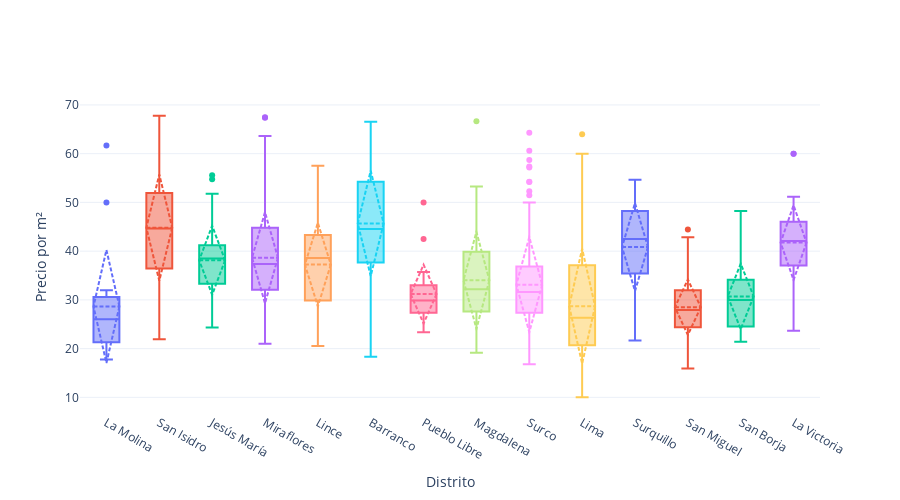

Notebook code cell kept with this figure:
### Code cell
import pandas as pd
import numpy as np
import plotly.graph_objects as go

# Supongamos que df_1 es el DataFrame con los datos cargados
# Filtrar solo los alquileres y precios razonables por m²
MIN_PRECIO_M2 = 10  # Precio mínimo por m² (ajustar según el contexto)
MAX_PRECIO_M2 = 100  # Precio máximo por m² (ajustar según el contexto)

# Filtrar solo los alquileres y precios razonables por m²
df_filtrado = df_1[(df_1["precio_m2"] >= MIN_PRECIO_M2) & (df_1["precio_m2"] <= MAX_PRECIO_M2)]

# Eliminar outliers en la columna 'precio_m2'
df_filtrado_sin_outliers = eliminar_outliers(df_filtrado, 'precio_m2')

# Crear el gráfico de cajas para los precios por m2 por distrito usando Plotly
fig = go.Figure()

# Agregar un gráfico de cajas para cada distrito
for distrito in df_filtrado_sin_outliers['distrito'].unique():
    # Filtrar los datos por distrito
    precios_distrito = df_filtrado_sin_outliers[df_filtrado_sin_outliers['distrito'] == distrito]['precio_m2']
    
    # Añadir la traza de cajas para este distrito
    fig.add_trace(go.Box(
        y=precios_distrito,
        name=distrito,
        boxmean='sd',  # Mostrar la media y la desviación estándar
        marker=dict(line=dict(color='black')),  # Color de la línea del gráfico,  # Color de la línea del gráfico
        showlegend=False  # Eliminar la leyenda
    ))

# Configurar el diseño del gráfico
fig.update_layout(
    title=None,#"Distribución de Precios por m² por Distrito (sin Outliers)",
    xaxis_title="Distrito",
    yaxis_title="Precio por m²",
    template="plotly_white",
    hovermode="x unified",
    width=900,
    height=500
)

# Mostrar el gráfico
fig.show()

# Guardar el gráfico como un archivo PDF
fig.write_image("results/Vivienda/boxplot_precios_m2_distrito.pdf")

### Figure 1 — Plotly figure (JSON) as saved in the notebook; plotly's stock layout.template omitted (floating-point values rounded to 4 significant figures; data arrays with more than 128 entries replaced by an {"elided": "..."} marker saying what was removed)
{"data": [{"boxmean": "sd", "marker": {"line": {"color": "black"}}, "name": "La Molina", "showlegend": false, "type": "box", "y": [22.45, 21.32, 26.58, 17.78, 19.62, 32, 26, 29.49, 61.67, 30.95, 20.59, 23.26, 21.34, 50, 26.67]}, {"boxmean": "sd", "marker": {"line": {"color": "black"}}, "name": "San Isidro", "showlegend": false, "type": "box", "y": [47.8, 26.67, 41.5, 42.12, 29.39, 52.54, 31.67, 31.3, 61.94, 44.44, 52, 65, 33.46, 26.67, 56.52, 32.86, 61.17, 48.57, 48.89, 23.96, 46.14, 50, 38.18, 34.67, 44.26, 48.68, 47.07, 44.44, 42.43, 48.44, 51.89, 60.71, 51.18, 28, 55, 42.03, 52.55, 50.71, 65, 31.52, 59.47, 34.55, 32.5, 42.22, 45, 37.14, 43.75, 23.86, 54.09, 46.81, 51.72, 45.87, 33.39, 64.58, 47.07, 44.44, 44.64, 47.87, 50, 65.85, 53.8, 37.75, 30, 48.29, 58.84, 44.54, 35.86, 58.5, 46.67, 34.81, 39.11, 41.03, 63.8, 46.67, 36.27, 21.93, 36.5, 30, 60.37, 36.67, 37.8, 39.5, 67.8, 41.03, 31.96, 50.79, 55.81, 41.43, 55.36]}, {"boxmean": "sd", "marker": {"line": {"color": "black"}}, "name": "Jesús María", "showlegend": false, "type": "box", "y": [34.55, 40.83, 27.06, 32.35, 42.37, 40.3, 40, 55.56, 54.76, 35.9, 33.33, 48.78, 37.5, 29.87, 36.36, 37.8, 38.56, 44.44, 38.52, 38.16, 40.81, 38.51, 30.67, 46.67, 30, 32.14, 33.33, 36.71, 32.1, 40.32, 25, 40, 51.79, 41.23, 38.46, 46.25, 40.82, 38.46, 29.76, 41.53, 46.67, 41.3, 38.57, 36.25, 24.31, 25.38]}, {"boxmean": "sd", "marker": {"line": {"color": "black"}}, "name": "Miraflores", "showlegend": false, "type": "box", "y": {"elided": "224 float values"}}, {"boxmean": "sd", "marker": {"line": {"color": "black"}}, "name": "Lince", "showlegend": false, "type": "box", "y": [45.71, 29.41, 33.78, 23.73, 51.11, 40, 43.33, 28.33, 41.67, 40, 30, 35.29, 51.11, 38.71, 28, 57.5, 22.5, 37.31, 40, 43.55, 38.81, 44.9, 36.84, 28, 37, 43.33, 41.54, 38.46, 30, 42.38, 31.25, 28.08, 47.83, 47.78, 29.89, 25.88, 41.8, 20.55]}, {"boxmean": "sd", "marker": {"line": {"color": "black"}}, "name": "Barranco", "showlegend": false, "type": "box", "y": [36.11, 37.64, 54.29, 53.49, 59.5, 36.19, 54.2, 22.22, 49.71, 54.76, 53.42, 58.54, 18.31, 40, 43.3, 47.92, 54.51, 33.67, 65.85, 54.29, 54.55, 44.29, 57.5, 47.9, 39.83, 19.72, 52.14, 32, 35.43, 29.42, 45.84, 54.95, 42.9, 60.54, 51.11, 41.43, 44, 60.53, 55.26, 44.44, 35.71, 32.54, 49, 42, 60.54, 42, 57.14, 52.38, 37.5, 53.33, 53.57, 49, 33.33, 63.89, 66.25, 53.57, 44.67, 50, 43.75, 37.66, 39.6, 42, 34, 43.33, 40, 45.83, 38.04, 66.57, 31.82, 36.15, 39.73, 32.5]}, {"boxmean": "sd", "marker": {"line": {"color": "black"}}, "name": "Pueblo Libre", "showlegend": false, "type": "box", "y": [35.21, 32.05, 28.89, 35.71, 23.33, 42.5, 50, 32.31, 32.86, 32.88, 29.85, 28.75, 27.59, 26.67, 28.75, 28.72, 33.32, 25.64, 26.67, 23.33, 30]}, {"boxmean": "sd", "marker": {"line": {"color": "black"}}, "name": "Magdalena", "showlegend": false, "type": "box", "y": [26.14, 66.67, 28.26, 33.33, 40.74, 32, 29.41, 28.21, 41.54, 42.22, 27.64, 33.75, 44.44, 27.62, 26.67, 32.1, 19.29, 26.53, 23.33, 40, 32.88, 37.33, 32, 39.71, 32.22, 27.62, 51.22, 22.22, 50, 32.22, 31.91, 32.43, 19.16, 23.53, 36.84, 53.27]}, {"boxmean": "sd", "marker": {"line": {"color": "black"}}, "name": "Surco", "showlegend": false, "type": "box", "y": [32.86, 31.25, 17.19, 35.26, 28.33, 19.43, 27.87, 52.29, 57.38, 57.14, 26.77, 27.2, 45.16, 19.71, 48.33, 36.49, 28.02, 29.47, 27.49, 27.14, 22, 40.2, 36.92, 28.57, 41.46, 33.44, 38.75, 36.5, 32.86, 42.25, 43.59, 32.64, 54.26, 26.8, 20.19, 64.29, 34, 32.05, 23.7, 30.23, 25.95, 30.6, 42.17, 29.05, 27.33, 49.18, 27.35, 35.32, 20.67, 31.88, 29.11, 34.38, 28.8, 16.8, 29.33, 27.91, 25, 28.79, 27.35, 27.49, 24.67, 60.58, 34.38, 41.67, 54.17, 22.4, 43.59, 18.75, 32.86, 33.09, 42.5, 29.91, 20.56, 23.53, 26.5, 30.83, 33.53, 51.47, 34.29, 31.64, 39.24, 28, 20, 28.26, 33.33, 24.69, 32.5, 29.23, 31.59, 40.18, 36.67, 41.67, 37.6, 26.52, 27.51, 19.06, 28.67, 19.71, 35.38, 24.09, 27.62, 25, 27.66, 50, 32.4, 32.67, 43.48, 34.65, 35.33, 58.7, 33.33, 32.26, 36.92, 28.33, 32.35]}, {"boxmean": "sd", "marker": {"line": {"color": "black"}}, "name": "Lima", "showlegend": false, "type": "box", "y": [25, 28.57, 34.29, 20.27, 20.69, 30.77, 25, 28.12, 36.43, 27.34, 23.29, 21.43, 10, 40.3, 26.15, 60, 26.47, 22.21, 21.57, 27.14, 21.33, 38.67, 16.67, 40, 22.67, 50, 18.33, 23.26, 12.5, 18.67, 45.24, 11.11, 30, 18, 50, 28, 39.47, 19.61, 20, 16.35, 26.67, 40, 37.1, 28.91, 25.76, 64, 43.75, 38.37, 14.71, 20.89]}, {"boxmean": "sd", "marker": {"line": {"color": "black"}}, "name": "Surquillo", "showlegend": false, "type": "box", "y": [33.85, 35.45, 29.87, 40, 48.81, 42.5, 45.45, 44.68, 40, 41.51, 43.9, 23.33, 33.08, 45.9, 46.51, 45.65, 24, 50, 35.45, 48.78, 26.95, 21.67, 40.68, 42.86, 46.51, 54.65, 52.27, 24.44, 48.78, 35.38, 40, 51.43, 54.65, 37.78, 36.51, 45.83, 53.66, 48.78, 31.08]}, {"boxmean": "sd", "marker": {"line": {"color": "black"}}, "name": "San Miguel", "showlegend": false, "type": "box", "y": [22.16, 24.24, 28.74, 25, 30.77, 42.86, 25.36, 32.05, 21.43, 28.57, 35.62, 29.47, 36.71, 28.91, 29.22, 21.51, 26.47, 36.67, 27.92, 26.35, 20.72, 24.39, 28.75, 15.91, 30.19, 44.44, 26.83, 32.35, 32.14, 24.24, 23.33, 31.76, 23.36, 36.76, 26.47, 27.08, 24.38, 31.15, 26.83, 24.62, 23.36, 33.33, 32.84]}, {"boxmean": "sd", "marker": {"line": {"color": "black"}}, "name": "San Borja", "showlegend": false, "type": "box", "y": [29.35, 23.34, 22.8, 27.07, 30, 33.19, 31.25, 33.22, 36.92, 21.43, 29.52, 35.79, 22.45, 40, 30, 33.33, 48.21, 31, 34.42, 23.15, 36.43, 23.73, 24.17, 30, 29.23, 31.43, 22.73, 36.66, 27.36, 25.64, 48]}, {"boxmean": "sd", "marker": {"line": {"color": "black"}}, "name": "La Victoria", "showlegend": false, "type": "box", "y": [46.67, 60, 38.51, 44.74, 42.98, 39.8, 41.67, 47.06, 33.33, 42.11, 43.18, 29.85, 43.02, 51.14, 36.92, 35.77, 49.12, 39.8, 29.41, 46.34, 37.94, 37.04, 39.06, 23.68, 46.05, 43.9, 44.44, 36.84, 60, 42.11]}, {"boxmean": "sd", "marker": {"line": {"color": "black"}}, "name": "nan", "showlegend": false, "type": "box", "y": []}], "layout": {"height": 500, "hovermode": "x unified", "title": {}, "width": 900, "xaxis": {"title": {"text": "Distrito"}}, "yaxis": {"title": {"text": "Precio por m²"}}}}
